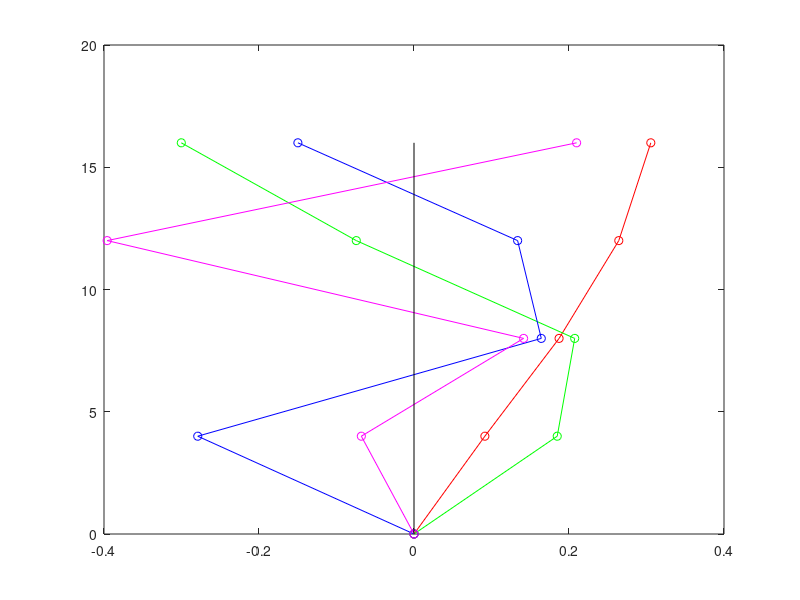

Source code (MATLAB):

clc
clear


load input.mat



function Stiffness_matrix =stif(Stiffness_storey,Number_of_storeys)
#function for calculating Stiffness_matrix
#outer for loop
                #loop variable intialization
		for  storey_i = 1:Number_of_storeys
                       #assign first value of stiffness_storey to stiffness_matrix a11 position
  			Stiffness_matrix(storey_i, storey_i) = ...
    			Stiffness_storey(storey_i);
  			if (storey_i < Number_of_storeys )
                        #conditional statement.
    				Stiffness_matrix(storey_i, storey_i) = ...
     				Stiffness_matrix(storey_i, storey_i) + ...
      				Stiffness_storey(storey_i + 1);
    				Stiffness_matrix(storey_i, storey_i + 1) = ...
     				- Stiffness_storey(storey_i + 1);
    				Stiffness_matrix(storey_i + 1, storey_i) = ...
      				Stiffness_matrix(storey_i, storey_i + 1);
   			endif
	 	end
end


function Level_floor =levelf(Height_storey)
        Number_of_storeys=4;
	for storey_i = 1 :Number_of_storeys
  		Level_floor(storey_i, 1) = ...
    		Height_storey(storey_i,1);
  		if (storey_i>1)
     			Level_floor(storey_i, 1) = ...
       			Level_floor(storey_i, 1) + ...
     			Level_floor(storey_i - 1, 1);
 		 endif
	end
end

function [Time_period, Frequency, Time_periods]= eigenomega(Stiffness_matrix, Mass,Number_of_storeys)
[Eigen_vector, Omega_square] = eig(Stiffness_matrix, Mass);
Omega = sqrt(Omega_square);
	for storey_i = 1 : Number_of_storeys
	  Time_period(storey_i, storey_i) = 2 * pi() ...
	    / sqrt(Omega_square(storey_i, storey_i)); 
	end
	for storey_i = 1 : Number_of_storeys
	  Frequency(storey_i,1) = Omega(storey_i, storey_i);
	end
	for storey_i = 1 : Number_of_storeys
	  Time_periods(storey_i,1) = Time_period(storey_i, storey_i);
	end
end

function [Modal_participation_factor,Modal_mass,Modal_contribution,ModesContributionX,Number_of_modes_to_be_considered]=modal(Mass, Eigen_vector,Number_of_storeys,Modes_considered)
sum_modal_mass = 0;
	for index_k = 1 : Number_of_storeys
  		sum_W_Phi = 0;
  		sum_W_Phi2 = 0;
  			for index_i = 1 : Number_of_storeys
    				sum_W_Phi = sum_W_Phi + Mass(index_i, index_i) * ...
      				Eigen_vector(index_i, index_k);
    				sum_W_Phi2 = sum_W_Phi2 + Mass(index_i, index_i) * ...
      				Eigen_vector(index_i, index_k)^2;
  			end
Modal_participation_factor(index_k,1) = sum_W_Phi / sum_W_Phi2;
Modal_mass(index_k,1) = (sum_W_Phi^2) / (sum_W_Phi2);
sum_modal_mass = sum_modal_mass + Modal_mass(index_k,1);  
end

Modal_contribution = 100 / sum_modal_mass * Modal_mass;

ModesContributionX = 0;
Number_of_modes_to_be_considered = 0;

	for Number_of_modes_to_be_considered = 1:Number_of_storeys
  		ModesContributionX = ModesContributionX + ...
   		Modal_contribution(Number_of_modes_to_be_considered); 
 		  if (ModesContributionX > 90)
   			 break;
  		endif
	end


if (Modes_considered == 0)
  Modes_considered = Number_of_modes_to_be_considered;
endif

end


function [Sa_by_g,A_h,Design_lateral_force,Peak_shear_force]=Peak_shear(Time_periods,Zone_factor,Importance_factor,
Mass,Eigen_vector,Gravity_acceleration,Response_reduction_factor,Modal_participation_factor,Type_of_soil,Number_of_storeys )
	for index_time = 1:Number_of_storeys
  		Sa_by_g(index_time,1) = funSaog(Type_of_soil , Time_periods(index_time,1));
  		A_h(index_time,1) = Zone_factor / 2 * Importance_factor / ...
   		 Response_reduction_factor * Sa_by_g(index_time,1);
	end  

	for index_i = 1:Number_of_storeys
  		Design_lateral_force(:,index_i) = Mass * Eigen_vector(:,index_i) * A_h(index_i) * ...
 		Modal_participation_factor(index_i) * Gravity_acceleration;
	end

Peak_shear_force = zeros(Number_of_storeys, Number_of_storeys,'double');
	for index_j = 1:Number_of_storeys
  		for index_i = 1:Number_of_storeys
      			for index_k = 1:Number_of_storeys - index_i +1
     			% index_m = index_k + index_i -1;
      			Peak_shear_force(index_i,index_j) = ...
       			 Design_lateral_force(index_k + index_i -1,index_j) + ...
       			 Peak_shear_force(index_i,index_j);
        		%index_i
       			 %index_j
        		%index_k
   			 end    
  		end  
	end

end

function Storey_shear_force= storey_shear(Peak_shear_force,Modes_considered,Number_of_storeys)	Storey_shear_force = zeros(Number_of_storeys, 3);
	for index_i = 1:Number_of_storeys
  		for index_j = 1:Modes_considered
   	 		Storey_shear_force(index_i,1) = Storey_shear_force(index_i,1) + ...
   	   		abs(Peak_shear_force(index_i,index_j));
   	 		Storey_shear_force(index_i,2) = Storey_shear_force(index_i,2) + ...
   	   		Peak_shear_force(index_i,index_j)^2;
  		end
   	Storey_shear_force(index_i,2) = sqrt(Storey_shear_force(index_i,2));
	end
end

function [Eigen_vector, level_floor]=plott(Eigen_vector,level_floor,Number_of_storeys)
	plotHangle = figure('visible', 'off')
        plot([0; Eigen_vector(:,1)], [0; level_floor],'-ro')
	hold on
	plot([0; Eigen_vector(:,2)], [0; level_floor],'-go')
	plot([0; Eigen_vector(:,3)], [0; level_floor],'-bo')
	plot([0; Eigen_vector(:,4)], [0; level_floor],'-mo')
	plot([0 0], [0 level_floor(Number_of_storeys)],'-k')
	hold off
end




Type_of_soil ='';

for i = 1:Soil_type
 Type_of_soil = strcat(Type_of_soil, 'I');
end

%% Function to write Matrix

%t1 = 0; t2 = 0; t3 = 0; t4 = 0; 
%eq3num = 0;


function sag = funSaog(soilType, timePrd)
    t2=0.10;t1 = 0;t3 = 0; t4 = 0; 
eq3num = 0;
    switch soilType
    case 'I' 
      t3 = 0.40; eq3num = 1.0;
    case 'II'
      t3 = 0.55; eq3num = 1.36;
    case 'III'
      t3 = 0.67; eq3num = 1.67;
    otherwise
      warning('Unexpected soil type');
  end
  if (timePrd < t2)
    sag = 1. + 15 * timePrd;  
  elseif (timePrd > t3)
    sag = eq3num / timePrd; 
  else
    sag = 2.5;
  end
end

function matrixTeX(A, fmt, align)
  disp(['\section{',strrep(inputname(1),'_',' '),'}'])
  [m,n] = size(A);
  if isvector(A)
    myMatrix = 'Bmatrix';
  else
    myMatrix = 'bmatrix';
  end
  if(nargin < 2)
    %
    % Is the matrix full of integers?
    % If so, then use integer output
    %
    if( norm(A-floor(A)) < eps )
      intA = 1;
      fmt  = '%d';
    else
      intA = 0;
      fmt  = '%8.4f';
    end
  end
  fmtstring1 = [' ',fmt,' & '];
  fmtstring2 = [' ',fmt,' \\\\ \n'];
  if(nargin < 3)
    printf('\\[\n\\begin{%s}\n',myMatrix);
  else
    printf('\\[\n\\begin{%s*}[%s]\n',myMatrix,align);
  endif  
  for i = 1:m
    for j = 1:n-1
       printf(fmtstring1,A(i,j));
    end
    printf(fmtstring2, A(i,n));
  end
  if(nargin < 3)
    printf('\\end{%s}\n\\]\n',myMatrix);
  else
    printf('\\end{%s*}\n\\]\n',myMatrix);
  endif  
end


%function calling and output
Stiffness_matrix=stif(Stiffness_storey,Number_of_storeys); 
disp(sprintf ( 'Stiffness_matrix:\t'))
disp(Stiffness_matrix);
disp(sprintf ( 'Level_floor: \t'))
level_floor=levelf(Height_storey);
disp(level_floor);
[Time_period, Frequency, Time_periods]= eigenomega(Stiffness_matrix, Mass,Number_of_storeys)
disp(sprintf ('Time_periods :\t'))
disp(Time_periods);
disp(sprintf ('Frequency :\t'))
disp(Frequency);
[Eigen_vector, Omega_square] = eig(Stiffness_matrix, Mass);
disp(sprintf ('Eigen_vector:\t'))
disp(Eigen_vector);
disp(Omega_square);
[Modal_participation_factor,Modal_mass,Modal_contribution,ModesContributionX,Number_of_modes_to_be_considered]=modal(Mass, Eigen_vector,Number_of_storeys,Modes_considered)
disp(sprintf ('Mass:\t'));
disp(Mass);
disp(sprintf ('Modal_mass:\t'))
disp(Modal_mass);
disp(sprintf ('Modal_participation_factor:\t'))
disp(Modal_participation_factor);
disp(sprintf ('Modal_contribution:\t'))
disp(Modal_contribution);
[Sa_by_g,A_h,Design_lateral_force,Peak_shear_force]=Peak_shear(Time_periods,Zone_factor,Importance_factor,Mass,Eigen_vector,Gravity_acceleration,Response_reduction_factor,Modal_participation_factor,Type_of_soil,Number_of_storeys)
disp(sprintf ('Sa_by_g:\t'))
disp(Sa_by_g);
disp(sprintf ('Design_lateral_force:\t'))
disp(Design_lateral_force);
Storey_shear_force= storey_shear(Peak_shear_force,Modes_considered,Number_of_storeys)
disp('Storey_shear_force')
disp(Storey_shear_force);
[Eigen_vector, level_floor]=plott(Eigen_vector,level_floor,Number_of_storeys)



%output of functions in latex form
matrixTeX(Stiffness_matrix,'%10.4e','r')
matrixTeX(level_floor,'%10.4e','r')
matrixTeX(Time_periods,'%10.4e','r')
matrixTeX(Frequency,'%10.4e','r')
matrixTeX(Eigen_vector,'%10.4e','r')
matrixTeX(Omega_square,'%10.4e','r')
matrixTeX(Mass,'%10.4e','r')
matrixTeX(Modal_mass,'%10.4e','r')
matrixTeX(Modal_participation_factor,'%10.4e','r')
disp(' ')
disp(['g = ', num2str(Gravity_acceleration)])

matrixTeX(Modal_contribution,'%10.4e','r')
disp(['Modal Contribution of ', num2str(ModesContributionX), ' \% for ', ...
  num2str(Number_of_modes_to_be_considered), ' number of modes '])
disp(['Modes Considered ', num2str(Modes_considered)])
	
matrixTeX(Sa_by_g,'%10.4e','r')
matrixTeX(A_h,'%10.4e','r')
matrixTeX(Design_lateral_force,'%10.4e','r')
matrixTeX(Peak_shear_force,'%10.4e','r')
matrixTeX(Storey_shear_force,'%10.4e','r')

%% Plot mode shapes




% saveas(plotHangle, 'ModeShape.eps','eps')
%print (plotHangle, '-color',  'ModeShape.eps')
%saveas(plotHangle, 'ModeShape.png','png')
%saveas(plotHangle, 'ModeShape.pdf')

% End of file
